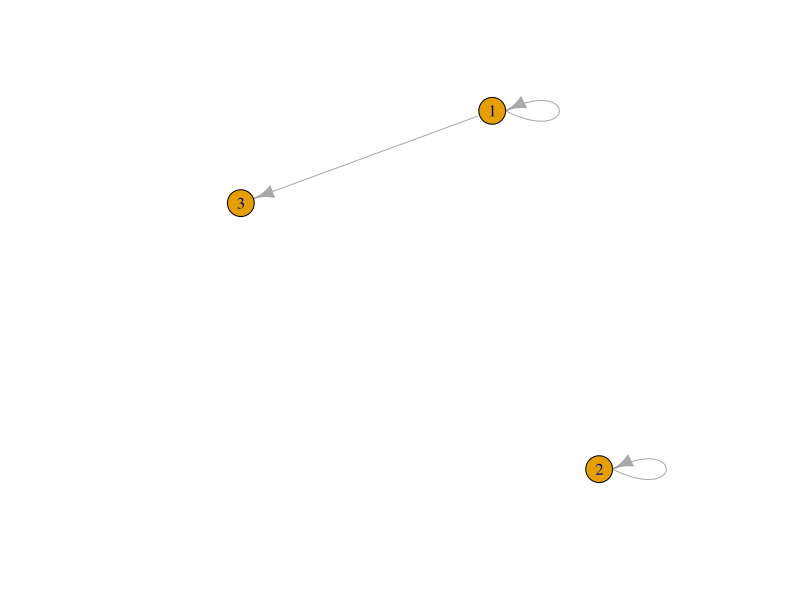
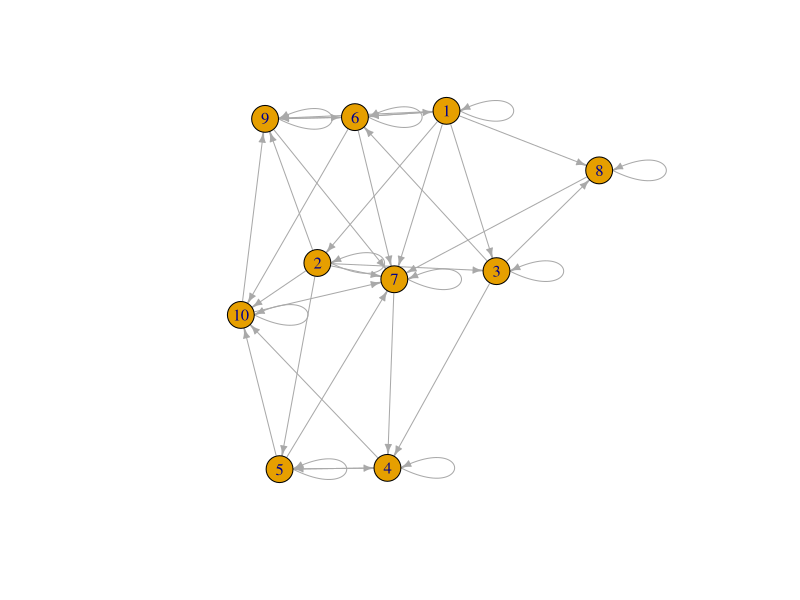
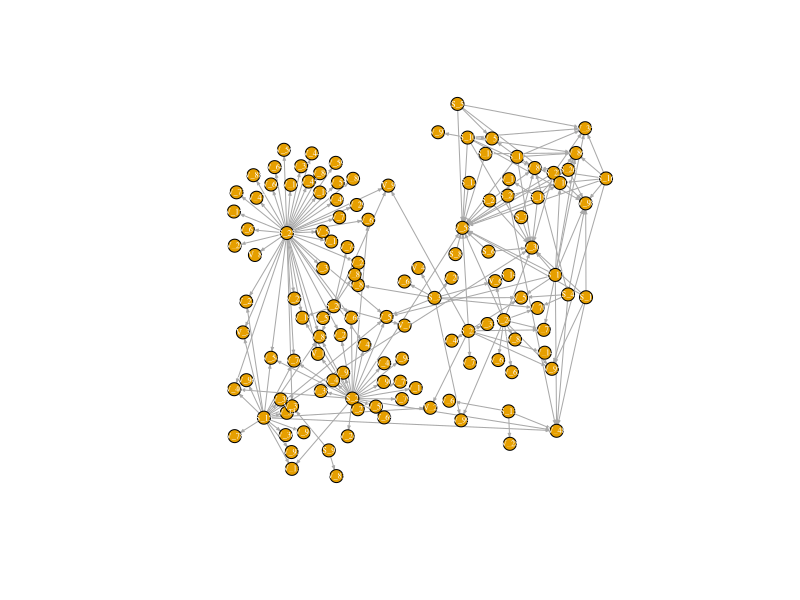
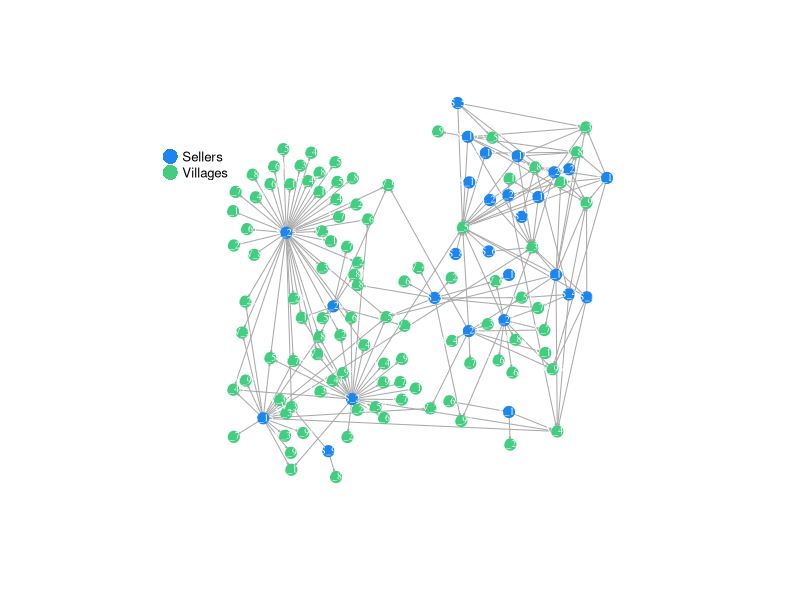
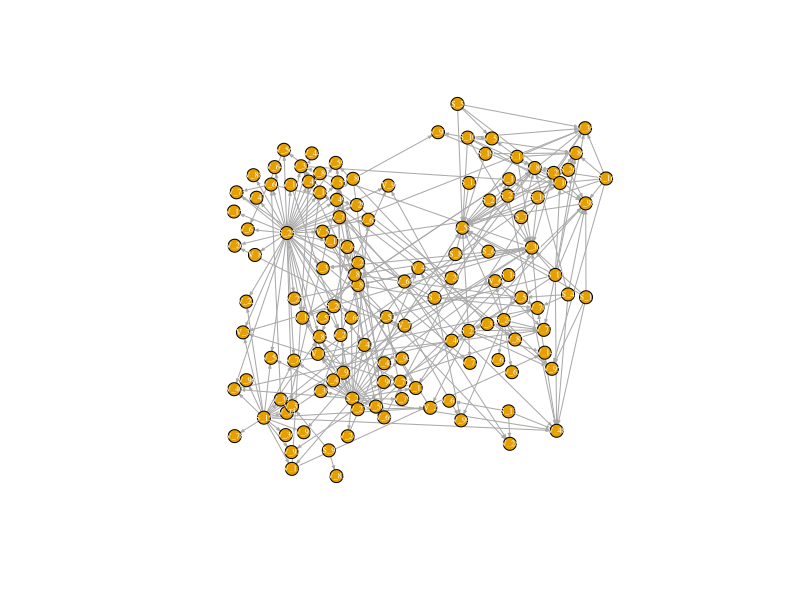
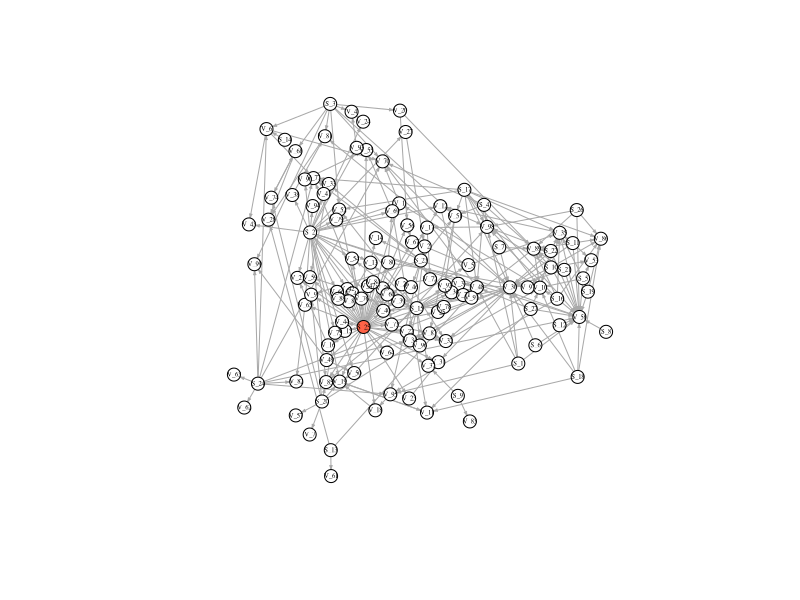
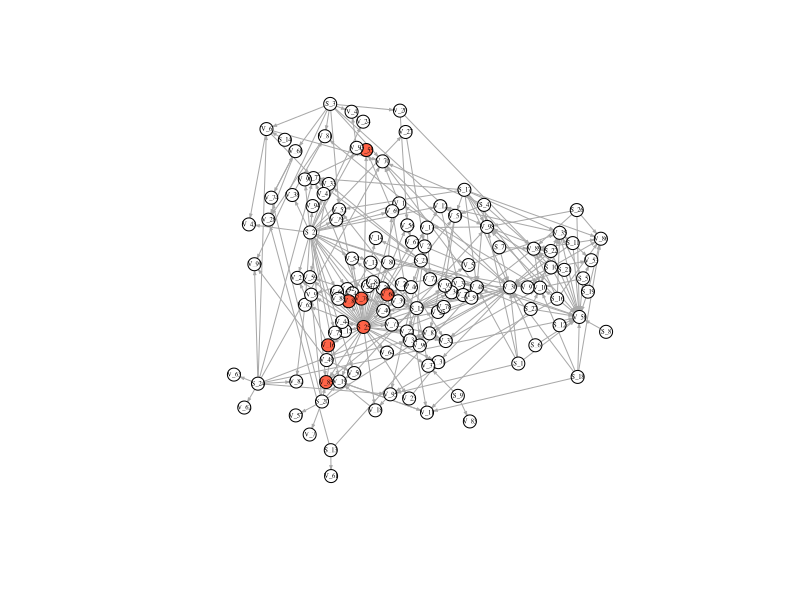
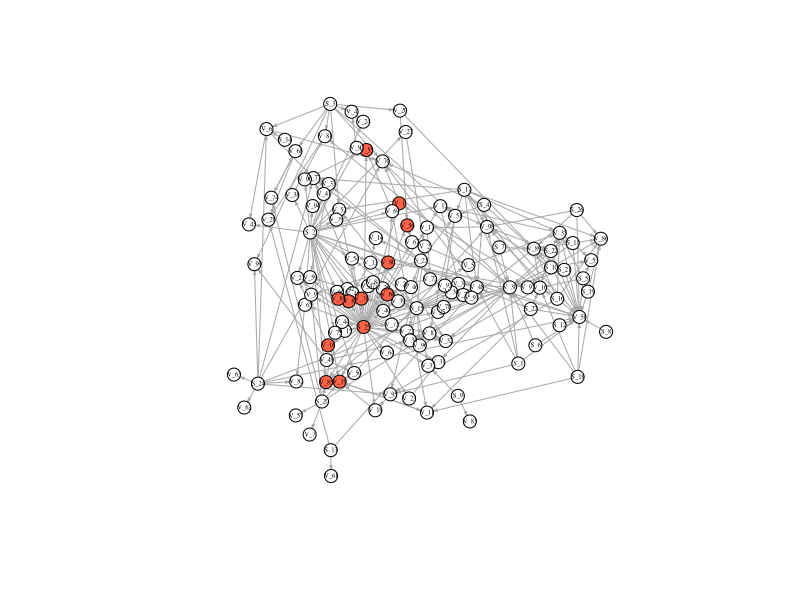

Write the R code that produced these figures, in order.
## ---- chunk 1
library(igraph)
library(tidyverse)
## ---- chunk 2
X1 <- matrix(1:9,ncol=3)
X1
X2 <- matrix(21:29,ncol=3)
X2
X1 * X2 ## element wise multiplication
X1 %*% X2 ## Matrix multiplication
## ---- chunk 3
V1 <- c(1,0,0) # starting vector of states
M1 <- matrix(c(1,0,0,0,1,0,1,0,0),ncol=3)
M2 <- graph_from_adjacency_matrix(M1)
plot(M2)
V2 <- V1 %*% M1 ### matrix multiplication 
V2
## ---- chunk 4
A <- matrix(1:9,ncol=3)
A
B <- matrix(c(1,1,0,0,0,1,0,1,0),ncol=3)
B
## ---- chunk 5
A * B 
## ---- chunk 6
A %*% B
## ---- chunk 7
B %*% A
## ---- chunk 8
Time1 <- c(1,0,0,0,0,1,1,1,1,0) ## call this vector "Time 1"
length(Time1) ## vector of 10 nodes
sum(Time1) ### 5 infected
## ---- chunk 9
Amat <- matrix(runif(100) > 0.7, ncol=10) # 30% chance that a link is formed between any two nodes
Amat <- Amat*1 ## make your logical values 1's a 0's
diag(Amat) <- 1 # set the diagonals to 1 so that if a node is infected, it stays infected
Amat # our randomly generated matrix
## ---- chunk 10
Mat3 <- graph_from_adjacency_matrix(Amat)
plot(Mat3, edge.arrow.size = .5)
## ---- chunk 11
temp <- Time1 %*% Amat  # here values can be greater than 1. Place in temporary object
Time2 <- as.numeric(temp > 0) # Make 0s and 1s again
df <- cbind(Time1,Time2)
df
## ---- chunk 12
nodes <- read.csv("nodelist.csv", header=TRUE) #load in node attribute file (see node attributes include color)
links <- read.csv("edgelist.csv", header = TRUE) #load in edge attribute file 
links$weight <- as.numeric(links$weight) ### weight is the average volume sold
head(links) # check the first few lines of the link file 
nrow(links)

## ---- chunk 13
edges <- aggregate(links$weight,links[,1:2],sum) # aggregate transactions and sum total volume sold
head(edges) #check edges
dim(edges) #check dimensions of edges (now we have aggregated 875 transactions to 205)
## ---- chunk 14
SweetNet <- graph_from_data_frame(d = edges, vertices =  nodes, directed = T) #combine node and link files to create a directed adjaceny matrix 
fix.layout <- layout_with_dh(SweetNet) #fix layout so future runs will have the same layout!!
plot(SweetNet, edge.arrow.size=.2, vertex.size=7, vertex.label.cex=.5, vertex.label.color='white', layout= fix.layout) # plot! (node colors are specified in the node attribute file)
## ---- chunk 15
## still without village to village connections
V(SweetNet)$color <- ifelse(nodes$Type == "Buyer", "dodgerblue2", "seagreen3")
plot(SweetNet, edge.arrow.size=.1, vertex.label.color = "white", vertex.size=6, vertex.label.cex=.6, layout = fix.layout, edge.curved = FALSE, vertex.frame.color=V(SweetNet)$color)
E(SweetNet)$color <- "gray55"
legend(x=-1.4, y=.8, c("Sellers","Villages"), pch=16, col= c("dodgerblue2", "seagreen3"),  pt.cex=2, cex= .8, bty="n", ncol=1)
## ---- chunk 16
FullNet <- read.csv("sweetpotato.csv", header = TRUE, row.names = 1)
FullNet2 <- as.matrix(FullNet)
FullNet3 <- graph_from_adjacency_matrix(FullNet2)
FullNet3
plot(FullNet3, edge.arrow.size=.2, vertex.size=7, vertex.label.cex=.5, vertex.label.color='white', layout= fix.layout)
## ---- chunk 17
### create a vector with the first node of 126 set to 1, rest zeros.
vec <- rep(0, 126) ## vector of 126 0s 
vec[c(18)] <- 1 ## set first vector to 1. This corresponds to the first node in our node list. This will be where our infection starts. 
vec
## ---- chunk 18
nodenum <- 126 ## a placeholder object with the number of nodes in our network 
nn <- nodenum*nodenum
runif(nn) < .1 ## runif() generates vector the size of our matrix filled with numbers drawn from the uniform distribution
matrix_a <- matrix(runif(nn)<.1, ncol =nodenum, nrow = nodenum) # if less than .1, put 1 into the matrix if not, 0 (no spread)
matrix_a
matrix_a <- matrix_a*1 ## From TRUE/FALSE back to 0s and 1s 
matrix_a # matrix of links that will realize infection (10%)
## ---- chunk 19
matrix_c <- matrix_a * FullNet2 ## potential links reduced to 10%, simulating a 10% chance of spread
diag(matrix_c) <- 1 #keep infection in nodes that are infected by setting the diag to 1
matrix_c
## ---- chunk 20
v_1 <- vec %*% matrix_c ## starting state vector and new matrix
v_1 ## this is our state in time 2
v_2 <- as.numeric(v_1 >0) # as numeric
v_2 # vector of transmission at Time 1 (assuming that the virus was transmitted in 5% of transactions of variety x in 2014)


## add state in time 1 and 2 to a new tibble to save results

as_tibble(vec)
as_tibble(v_2)
timestatus <- cbind(nodes, vec, v_2)
timestatus
## ---- chunk 21
#### Now time 3


matrix_d <- matrix(runif(nn)<.10, ncol =length(vec), nrow = length(vec)) ## new random matrix
matrix_d
matrix_d <- matrix_d*1
matrix_d
matrix_e <- matrix_d * FullNet2 ## again, create 1 if less than .1 (10% chance of spread)
diag(matrix_e) <- 1
matrix_e 
v_3 <- v_2 %*% matrix_e ## multiply new matrix by state 2
v_3
v_3 <- as.numeric(v_3 > 0)
as_tibble(v_3)
timestatus <- cbind(nodes, vec, v_2, v_3)
timestatus


#### Time 4

matrix_f <- matrix(runif(nn)<.1, ncol =length(vec), nrow = length(vec))
matrix_f <- matrix_f * 1
matrix_f <- matrix_f * FullNet2
diag(matrix_f) <- 1
matrix_f
v_4 <- v_3 %*% matrix_f
v_4
v_4 <- as.numeric(v_4 > 0)
as_tibble(v_4)
timestatus <- cbind(nodes, vec, v_2, v_3, v_4)
timestatus <- as_tibble(timestatus)
timestatus


#### Time 5

matrix_g <- matrix(runif(nn)<.1, ncol =length(vec), nrow = length(vec))
matrix_g <- matrix_g * 1
matrix_g <- matrix_g * FullNet2
diag(matrix_g) <- 1
matrix_g
v_5 <- v_4 %*% matrix_g
v_5
v_5 <- as.numeric(v_5 > 0)
as_tibble(v_5)
timestatus <- cbind(nodes, vec, v_2, v_3, v_4, v_5)
timestatus <- as_tibble(timestatus)
timestatus

#### Time 6

matrix_h <- matrix(runif(nn)<.1, ncol =length(vec), nrow = length(vec))
matrix_h <- matrix_h * 1
matrix_h <- matrix_h * FullNet2
diag(matrix_h) <- 1
matrix_h
v_6 <- v_5 %*% matrix_h ## use the last state 
v_6
v_6 <- as.numeric(v_6 > 0)
as_tibble(v_6)
timestatus <- cbind(nodes, vec, v_2, v_3, v_4, v_5, v_6)
timestatus <- as_tibble(timestatus)
timestatus


#### Time 7

matrix_i <- matrix(runif(nn)<.1, ncol =length(vec), nrow = length(vec))
matrix_i <- matrix_i * 1
matrix_i <- matrix_i * FullNet2
diag(matrix_i) <- 1
matrix_i
v_7 <- v_6 %*% matrix_i ## use the last state 
v_7
v_7 <- as.numeric(v_7 > 0)
as_tibble(v_7)
timestatus <- cbind(nodes, vec, v_2, v_3, v_4, v_5, v_6, v_7)
timestatus <- as_tibble(timestatus)
timestatus

#### Time 8

matrix_j <- matrix(runif(nn)<.1, ncol =length(vec), nrow = length(vec))
matrix_j <- matrix_j * 1
matrix_j <- matrix_j * FullNet2
diag(matrix_j) <- 1
matrix_j
v_8 <- v_7 %*% matrix_j ## use the last state 
v_8
v_8 <- as.numeric(v_8 > 0)
as_tibble(v_8)
timestatus <- cbind(nodes, vec, v_2, v_3, v_4, v_5, v_6, v_7, v_8)
timestatus <- as_tibble(timestatus)
timestatus


#### Time 9

matrix_k <- matrix(runif(nn)<.1, ncol =length(vec), nrow = length(vec))
matrix_k <- matrix_k * 1
matrix_k <- matrix_k * FullNet2
diag(matrix_k) <- 1
matrix_k
v_9 <- v_8 %*% matrix_k ## use the last state 
v_9
v_9 <- as.numeric(v_9 > 0)
as_tibble(v_9)
timestatus <- cbind(nodes, vec, v_2, v_3, v_4, v_5, v_6, v_7, v_8, v_9)
timestatus <- as.tibble(timestatus)
timestatus


#### Time 10

matrix_l <- matrix(runif(nn)<.1, ncol =length(vec), nrow = length(vec))
matrix_l <- matrix_l * 1
matrix_l <- matrix_l * FullNet2
diag(matrix_l) <- 1
matrix_l
v_10 <- v_9 %*% matrix_l ## use the last state 
v_10
v_10 <- as.numeric(v_10 > 0)
as_tibble(v_10)
timestatus <- cbind(nodes, vec, v_2, v_3, v_4, v_5, v_6, v_7, v_8, v_9, v_10)
timestatus <- as.tibble(timestatus)
timestatus
## ---- chunk 22
l <- layout_with_dh(FullNet3)
V(FullNet3)$color <- ifelse(timestatus$vec == 1, "tomato", "white")
plot(FullNet3, edge.arrow.size=.2, vertex.size=7, vertex.label.cex=.4, vertex.label.color='black', layout = l)

V(FullNet3)$color <- ifelse(timestatus$v_2 == 1, "tomato", "white")
plot(FullNet3, edge.arrow.size=.2, vertex.size=7, vertex.label.cex=.4, vertex.label.color='black', layout = l)

V(FullNet3)$color <- ifelse(timestatus$v_3 == 1, "tomato", "white")
plot(FullNet3, edge.arrow.size=.2, vertex.size=7, vertex.label.cex=.4, vertex.label.color='black', layout = l)

V(FullNet3)$color <- ifelse(timestatus$v_4 == 1, "tomato", "white")
plot(FullNet3, edge.arrow.size=.2, vertex.size=7, vertex.label.cex=.4, vertex.label.color='black', layout = l)

V(FullNet3)$color <- ifelse(timestatus$v_5 == 1, "tomato", "white")
plot(FullNet3, edge.arrow.size=.2, vertex.size=7, vertex.label.cex=.4, vertex.label.color='black', layout = l)

V(FullNet3)$color <- ifelse(timestatus$v_6 == 1, "tomato", "white")
plot(FullNet3, edge.arrow.size=.2, vertex.size=7, vertex.label.cex=.4, vertex.label.color='black', layout = l)

V(FullNet3)$color <- ifelse(timestatus$v_7 == 1, "tomato", "white")
plot(FullNet3, edge.arrow.size=.2, vertex.size=7, vertex.label.cex=.4, vertex.label.color='black', layout = l)

V(FullNet3)$color <- ifelse(timestatus$v_8 == 1, "tomato", "white")
plot(FullNet3, edge.arrow.size=.2, vertex.size=7, vertex.label.cex=.4, vertex.label.color='black', layout = l)

V(FullNet3)$color <- ifelse(timestatus$v_9 == 1, "tomato", "white")
plot(FullNet3, edge.arrow.size=.2, vertex.size=7, vertex.label.cex=.4, vertex.label.color='black', layout = l)

V(FullNet3)$color <- ifelse(timestatus$v_10 == 1, "tomato", "white")
plot(FullNet3, edge.arrow.size=.2, vertex.size=7, vertex.label.cex=.4, vertex.label.color='black', layout = l)

## ---- chunk 23
timestatus1 <- timestatus %>%
  gather('vec', 'v_2', 'v_3', 'v_4', 'v_5', 'v_6', 'v_7', 'v_8', 'v_9', 'v_10', key = "Timestep", value = "Status" )
head(timestatus1) ## clean up data so status is not in columns


## sum the number of nodes infected at each time point
times1 <- timestatus1 %>%
  group_by(Timestep) %>%
  summarise(
    Number_of_Nodes = sum(Status, na.rm = TRUE)
  ) 

## plot number of nodes over 10 time steps
ggplot(data = times1, mapping = aes(reorder(Timestep, Number_of_Nodes), y = Number_of_Nodes)) +
  geom_point() + xlab("Time step") + ylab("Number of Nodes Infected") + theme_classic(base_size = 16) 
## ---- chunk 24

## mat = your adjacency matrix
## startnode = the node you would like to start with infection
## nodenum = total number of nodes in the network 
## p = probability of infection 


diseaseSpread <- function(mat, startnode, nodenum, p){
  nn <- nodenum*nodenum
  mat <-  as.matrix(mat)
  diag(mat) <-1
  vec <- rep(0, nodenum)
  vec[c(startnode)] <- 1
  NodesNew <- rep(1:126,10*10)
  Vec <- matrix(rep(vec,12),12,byrow = T)
  Status <- NULL
  Step <- NULL
  Sim <- NULL
  
for(j in 1:10){
  Sim <- c(Sim,rep(j,nodenum*10))
    
    for(i in 1:10){
      MatrixRun <- matrix(runif(nn)< p, ncol =length(vec), nrow = length(vec))
      MatrixRun <- MatrixRun*1
      MatrixRun <- MatrixRun*mat
      diag(MatrixRun) <- 1
      Vec[i+1,] <- Vec[i,] %*% MatrixRun 
      Vec[i+1,] <- as.numeric(Vec[i+1,] > 0) 
      Status <- c(Status ,Vec[i+1,])
      Step <- c(Step, rep(i, 126))
    }
  }
  temp <- cbind(NodesNew,Sim, Step, Status)
  temp <- as.tibble(temp)
  out <- temp %>%
    group_by(Sim, Step) %>%
    summarise(Number_of_Nodes = sum(Status))
  return(out)
}
## ---- chunk 25
Spread10 <- diseaseSpread(FullNet, 18, 126, .1)
Spread10
## ---- chunk 26
plot <-  ggplot(data = Spread10, mapping = (aes(x = Step, y = Number_of_Nodes))) + 
  geom_jitter(color = "gray70") +
  geom_smooth(se = TRUE) +
  theme_classic(base_size = 22) +
  xlab("Timestep") +
  ylab("Number of Nodes Infected") +
  scale_x_continuous(breaks = c(1, 2, 3, 4, 5, 6, 7, 8, 9, 10),
                     label = c(1, 2, 3, 4, 5, 6, 7, 8, 9, 10))
plot
